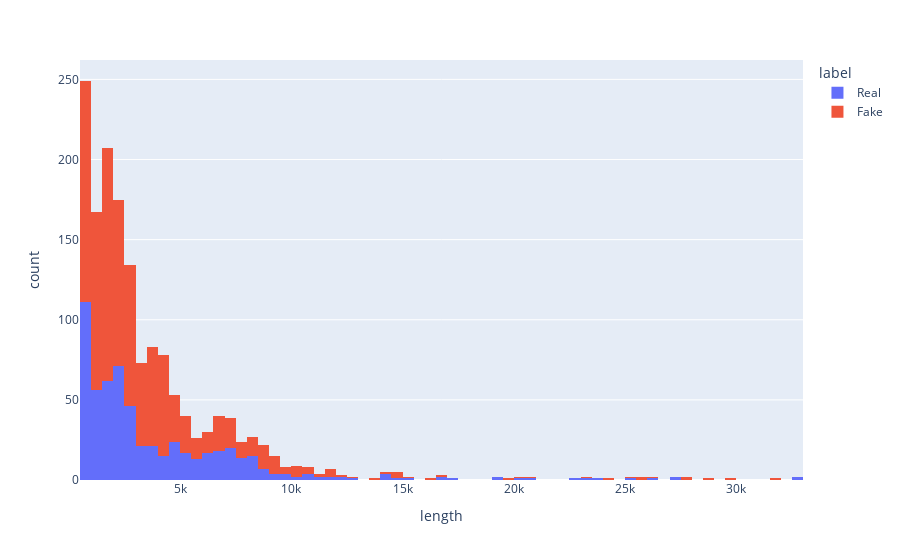

Here is the notebook cell this chart was saved with:
### Code cell
fig = px.histogram(news, x="length", color="label")
fig.show()

### Figure 1 — Plotly figure (JSON) as saved in the notebook; plotly's stock layout.template omitted (floating-point values rounded to 4 significant figures; data arrays with more than 128 entries replaced by an {"elided": "..."} marker saying what was removed)
{"data": [{"alignmentgroup": "True", "bingroup": "x", "hovertemplate": "label=Real<br>length=%{x}<br>count=%{y}<extra></extra>", "legendgroup": "Real", "marker": {"color": "#636efa", "pattern": {"shape": ""}}, "name": "Real", "offsetgroup": "Real", "orientation": "v", "showlegend": true, "type": "histogram", "x": {"elided": "591 int values"}, "xaxis": "x", "yaxis": "y"}, {"alignmentgroup": "True", "bingroup": "x", "hovertemplate": "label=Fake<br>length=%{x}<br>count=%{y}<extra></extra>", "legendgroup": "Fake", "marker": {"color": "#EF553B", "pattern": {"shape": ""}}, "name": "Fake", "offsetgroup": "Fake", "orientation": "v", "showlegend": true, "type": "histogram", "x": {"elided": "977 int values"}, "xaxis": "x", "yaxis": "y"}], "layout": {"barmode": "relative", "legend": {"title": {"text": "label"}, "tracegroupgap": 0}, "margin": {"t": 60}, "xaxis": {"anchor": "y", "domain": [0, 1], "title": {"text": "length"}}, "yaxis": {"anchor": "x", "domain": [0, 1], "title": {"text": "count"}}}}
